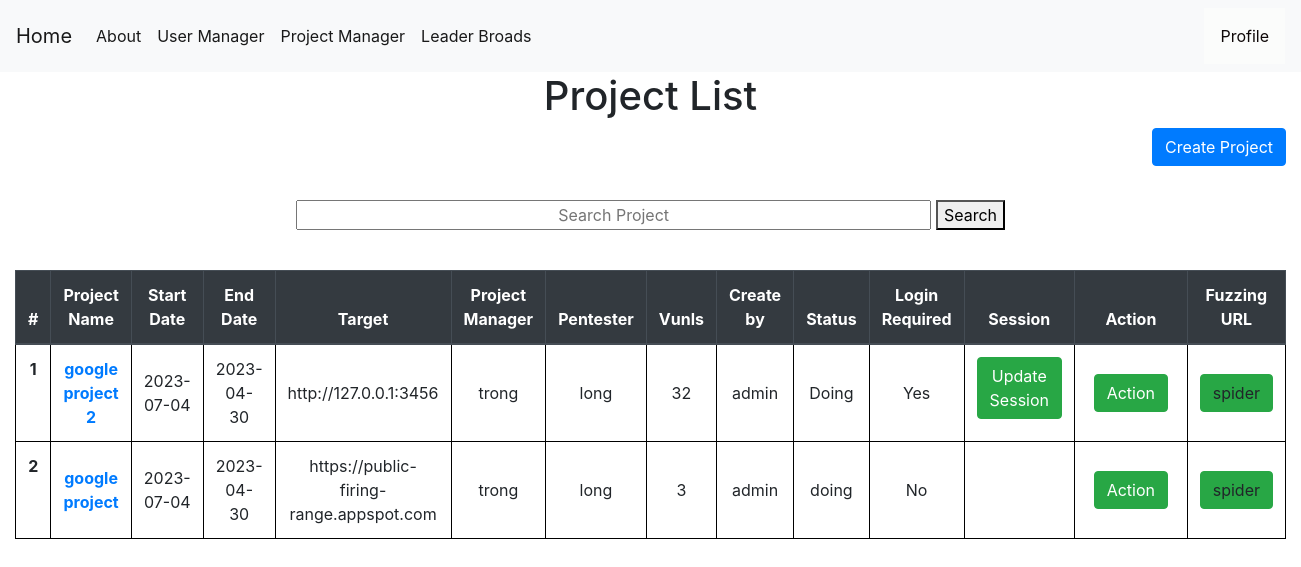
Before: /projectmanager (signed in) with the older database file.
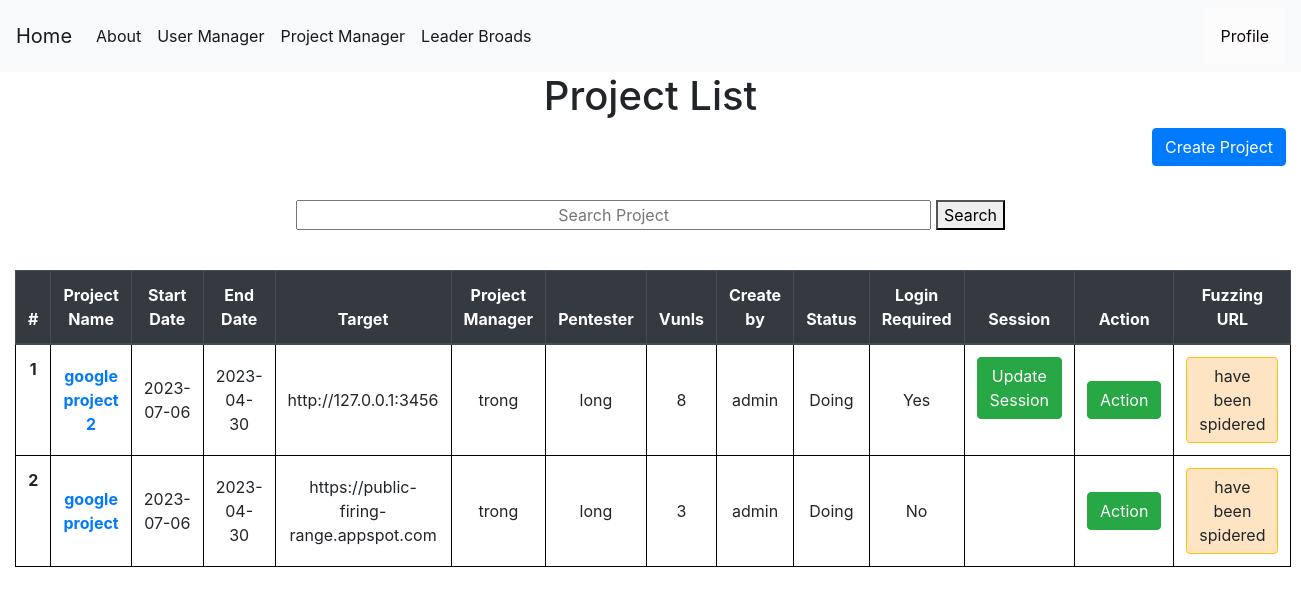
After: the same page with the newer database file.
### tables this page shows
CREATE TABLE projects (
    projectid INTEGER PRIMARY KEY AUTOINCREMENT,
    projectname TEXT NOT NULL,
    startdate date NOT NULL,
    enddate date,
    vunls int,
    target text not null,
    securitylevel TEXT,
    manager TEXT ,
    pentester TEXT ,
    status TEXT NOT NULL,
    create_by INTEGER ,
    isspider INTEGER,
    login INTEGER NOT NULL,
    isconfig INTEGER NOT NULL DEFAULT 0,
    FOREIGN KEY (pentester) REFERENCES users(userid) ON DELETE CASCADE
    FOREIGN KEY (manager) REFERENCES users(userid) ON DELETE CASCADE
    FOREIGN KEY (create_by) REFERENCES users(userid) ON DELETE CASCADE
);

### app.py (the view)
@app.route('/projectmanager', methods=('GET', 'POST'))
def showproject():
    msg = ''
    if session["userid"] == None:
        return redirect(url_for('login'))
    currentuser = get_current_user()
    conn = get_db_connection()
    projects = conn.execute('SELECT * FROM projects').fetchall()
    users = conn.execute('SELECT * FROM users').fetchall()
    conn.commit()
    conn.close()
    return render_template('show_project.html', currentuser=currentuser,projects=projects,users=users,msg=msg)

### app.py (called while the page is built)
def get_db_connection():
    conn = sqlite3.connect('database.db')
    conn.row_factory = sqlite3.Row
    return conn

def get_current_user():
    userid = session["userid"]
    conn = get_db_connection()
    user = conn.execute('SELECT * FROM users WHERE userid = ?',(userid,)).fetchone()
    conn.commit()
    conn.close()
    return user

### templates/show_project.html (shortened to what this page needs)
{% extends 'base.html' %}
{% block content %}
    <center><h1>{% block title %}  Project List  {% endblock %}</h1></center>
    <link rel= "stylesheet" type= "text/css" href= "{{ url_for('static',filename='css/showuser.css') }}">
    <link rel= "stylesheet" type= "text/css" href= "{{ url_for('static',filename='css/loading.css') }}">
    {% if currentuser["role"] != "Pentester" %}
    <a href="{{ url_for('add_project')}}" class="btn btn-primary" style="float: right;" role="button" aria-pressed="true">Create Project</a>
    {% endif %}
  <center>
  <form action="{{ url_for('search_project') }}" method ="GET">
    <input style="text-align: center;width:50%;" name="projectname" type="projectname" placeholder="Search Project" />
    <button>Search</button>
  </form>
</center></br>
<div >
    <table class="table" style="width:100%">
        <thead class="thead-dark" style="width:100%">
          <tr>
            <th style="text-align: center"scope="col">#</th>
            <th style="text-align: center"scope="col">Project Name</th>
            <th style="text-align: center"scope="col">Start Date</th>
            <th style="text-align: center"scope="col">End Date</th>
            <th style="text-align: center"scope="col">Target</th>
            <th style="text-align: center"scope="col">Project Manager</th>
            <th style="text-align: center"scope="col">Pentester</th>
            <th style="text-align: center"scope="col">Vunls</th>
            <th style="text-align: center"scope="col">Create by</th>
            <th style="text-align: center"scope="col">Status</th>
            <th style="text-align: center"scope="col">Login Required</th>
            <th style="text-align: center"scope="col">Session</th>
            <th style="text-align: center;width: 10%;"scope="col">Action</th>
            <th style="text-align: center"scope="col">Fuzzing URL</th>
          </tr>
        </thead>
        <tbody>
        {% for project in projects %}
          <tr >
            <th style="text-align: center" class="counterCell"></th>
            <th style="text-align: center"class="align-middle" scope="row"><a href="{{ url_for('project_detail',id= project.projectid) }} ">{{ project.projectname }}</a></th>
            <td style="text-align: center"class="align-middle" >{{ project.startdate }}</td>
            <td style="text-align: center"class="align-middle" >{{ project.enddate }}</td>
            <td style="text-align: center"class="align-middle" >{{ project.target }}</a></td>
            <td style="text-align: center"class="align-middle" >{{ project.manager }}</td>
            <td style="text-align: center"class="align-middle" >{{ project.pentester }}</td>
            <td style="text-align: center"class="align-middle" >{{ project.vunls }}</td>
            <td style="text-align: center"class="align-middle" >{{ project.create_by }}</td>
            <td style="text-align: center"class="align-middle" >{{ project.status }}</td>
            {% if project.login == 1 %}
            <td style="text-align: center"class="align-middle" >Yes</td>
            {% else %}
            <td style="text-align: center"class="align-middle" >No</td>
            {% endif %}
            <td>
            {% if project.login == 1 %}
              {% if project.isconfig == 0%}
              <a style="text-align: center" href="{{ url_for('cookies_config',id= project.projectid) }}" class="btn btn-primary">Config Session</a>
              {% else %}
              <a style="text-align: center" href="{{ url_for('cookies_update',id= project.projectid) }}" class="btn btn-success">Update Session</a>
              {% endif%}
            {% else %}
            <a></a>
            {% endif %}
            </td>
            <td style="text-align: center" class="align-middle" >
              <div style="float:center;" class="dropdown">
                <button class="btn btn-success" class="dropbtn">Action</button>
              </div>
            </td>
            <td style="text-align: center" class="align-middle" >
                      {% if project.isspider != 1 %}
                      <a  style="text-align: center"class="btn btn-success" onclick="loadScreen({{project.projectid}})">spider</a>
                      {% else %}
                      <a class="btn btn-warning" style="background-color: bisque;" style="text-align: center" class="align-middle" >
                        have been spidered
                      </a>
                      {% endif %}
            </td>
          </tr>
        {% endfor %}
        </tbody>
      </table>
    </div>
{% endblock %}

### templates/base.html (shortened to what this page needs)
<!doctype html>
<link rel= "stylesheet" type= "text/css" href= "{{ url_for('static',filename='css/style.css') }}">
<html lang="en">
  <head>
    <link rel="stylesheet" href="https://stackpath.bootstrapcdn.com/bootstrap/4.3.1/css/bootstrap.min.css">
  </head>
  <body>
    <nav class="navbar navbar-expand-md navbar-light bg-light">
      {% block sidebar %}
        <a class="navbar-brand" href="{{ url_for('dashboard')}}">Home</a>
        <div class="collapse navbar-collapse" id="navbarNav">
            <ul class="navbar-nav">
            <li class="nav-item active">
                <a class="nav-link" href="{{ url_for('about_us')}}">About</a>
            </li>
            </ul>
            <ul class="navbar-nav">
              {% if session.userid %}
                {% if session.userid == 1 %}
              <li class="nav-item active">
                <a class="nav-link" href="{{ url_for('showuser')}}">User Manager</a>
              </li>
                {% endif %}
              <li class="nav-item active">
                <a class="nav-link" href="{{ url_for('showproject')}}">Project Manager</a>
              </li>
              <li class="nav-item active">
                <a class="nav-link" href="{{ url_for('leaderboard')}}">Leader Broads</a>
              </li>
              {% endif %}
              </ul>
        </div>
        {% endblock %}
        {% if session.userid %}
        <div class="dropdown">
          <button class="dropbtn">Profile</button>
        </div>
        {% else %}
          <a href="{{ url_for('login')}}" class="nav-link">Login</a>
        {% endif %}
    </nav>
    <div class="container">
        {% block content %} {% endblock %}
    </div>
</html>

### static/css/style.css (style rules this page uses)
table, th, td { border: 1px solid black; }
body { min-height: 100vh; height: 100%; margin: 0; z-index: 10; display: grid; grid-template-rows: auto 1fr auto; }
body { display: flex; flex-direction: column; }
.dropbtn { background-color: #fbfcfb; color: rgb(15, 8, 8); padding: 16px; font-size: 16px; border: none; }
.dropdown { position: relative; display: inline-block; }
.container { max-width: 1680px !important; }

### static/css/showuser.css (style rules this page uses)
table { counter-reset: tableCount; }
.counterCell:before { content: counter(tableCount); counter-increment: tableCount; }

Changed rows visible on the page:
changed projects "google project 2": startdate "2023-07-04" → "2023-07-06"; vunls "32" → "8"; now shows "have been spidered"; no longer shows "spider"
changed projects "google project": startdate "2023-07-04" → "2023-07-06"; status "doing" → "Doing"; now shows "have been spidered"; no longer shows "spider"
